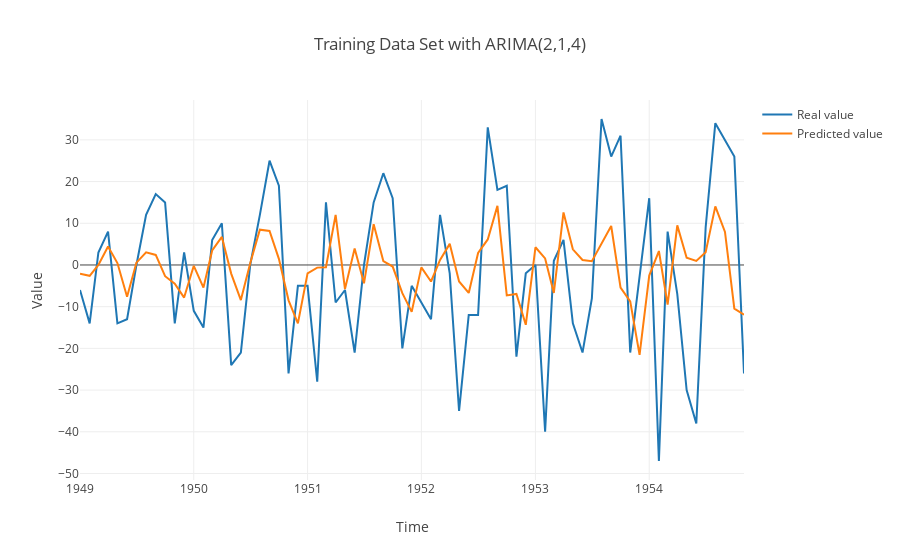

The code cell stored with this chart in its notebook:
### Code cell
arma_model = ARIMA(2,1,4)
arma_model.set_training_data_set(training_set_values)
arma_model.set_training_data_time(training_set_time)

arma_model.set_testing_data_set(testing_set_values)
arma_model.set_testing_data_time(testing_set_time)

arma_model.set_validation_data_set(validation_set_values)
arma_model.set_validation_data_time(validation_set_time)

# prediction = arma_model.get_prediction(arma_model.testing_data_set)
# prediction = arma_model.get_prediction(arma_model.validation_data_set)
prediction = arma_model.get_prediction(arma_model.training_data)


# arma_model.plot_result(arma_model.testing_data_time, arma_model.testing_data_set, prediction)
# arma_model.plot_result(arma_model.validation_data_time, arma_model.validation_data_set, prediction)
arma_model.plot_result(arma_model.training_data_time, arma_model.training_data, prediction)

### Figure 1 — Plotly figure (JSON) as saved in the notebook; plotly's stock layout.template omitted (floating-point values rounded to 4 significant figures)
{"data": [{"mode": "lines", "name": "Real value", "type": "scatter", "uid": "bd1e326c-4b75-4fe1-95a9-afa7bada336f", "x": ["1949-01", "1949-02", "1949-03", "1949-04", "1949-05", "1949-06", "1949-07", "1949-08", "1949-09", "1949-10", "1949-11", "1949-12", "1950-01", "1950-02", "1950-03", "1950-04", "1950-05", "1950-06", "1950-07", "1950-08", "1950-09", "1950-10", "1950-11", "1950-12", "1951-01", "1951-02", "1951-03", "1951-04", "1951-05", "1951-06", "1951-07", "1951-08", "1951-09", "1951-10", "1951-11", "1951-12", "1952-01", "1952-02", "1952-03", "1952-04", "1952-05", "1952-06", "1952-07", "1952-08", "1952-09", "1952-10", "1952-11", "1952-12", "1953-01", "1953-02", "1953-03", "1953-04", "1953-05", "1953-06", "1953-07", "1953-08", "1953-09", "1953-10", "1953-11", "1953-12", "1954-01", "1954-02", "1954-03", "1954-04", "1954-05", "1954-06", "1954-07", "1954-08", "1954-09", "1954-10", "1954-11", "1954-12"], "y": [-6, -14, 3, 8, -14, -13, 0, 12, 17, 15, -14, 3, -11, -15, 6, 10, -24, -21, 0, 12, 25, 19, -26, -5, -5, -28, 15, -9, -6, -21, 0, 15, 22, 16, -20, -5, -9, -13, 12, -2, -35, -12, -12, 33, 18, 19, -22, -2, 0, -40, 1, 6, -14, -21, -8, 35, 26, 31, -21, -3, 16, -47, 8, -7, -30, -38, 9, 34, 30, 26, -26]}, {"mode": "lines", "name": "Predicted value", "type": "scatter", "uid": "ed7bb757-1f16-4575-8a7e-7ce2aa8f6f7b", "x": ["1949-01", "1949-02", "1949-03", "1949-04", "1949-05", "1949-06", "1949-07", "1949-08", "1949-09", "1949-10", "1949-11", "1949-12", "1950-01", "1950-02", "1950-03", "1950-04", "1950-05", "1950-06", "1950-07", "1950-08", "1950-09", "1950-10", "1950-11", "1950-12", "1951-01", "1951-02", "1951-03", "1951-04", "1951-05", "1951-06", "1951-07", "1951-08", "1951-09", "1951-10", "1951-11", "1951-12", "1952-01", "1952-02", "1952-03", "1952-04", "1952-05", "1952-06", "1952-07", "1952-08", "1952-09", "1952-10", "1952-11", "1952-12", "1953-01", "1953-02", "1953-03", "1953-04", "1953-05", "1953-06", "1953-07", "1953-08", "1953-09", "1953-10", "1953-11", "1953-12", "1954-01", "1954-02", "1954-03", "1954-04", "1954-05", "1954-06", "1954-07", "1954-08", "1954-09", "1954-10", "1954-11", "1954-12"], "y": [-2.121, -2.594, 0.01779, 4.409, 0.4597, -7.598, 0.5543, 3.043, 2.414, -2.683, -4.472, -7.814, -0.2041, -5.429, 3.475, 6.735, -2.066, -8.41, 0.4344, 8.469, 8.171, 1.469, -8.476, -14.01, -2.021, -0.6329, -0.5525, 12.02, -5.786, 3.945, -4.4, 9.772, 0.9523, -0.3742, -6.765, -11.25, -0.57, -3.965, 1.227, 5.062, -3.956, -6.706, 2.884, 6.121, 14.17, -7.295, -6.94, -14.35, 4.248, 1.561, -6.694, 12.6, 3.747, 1.203, 0.8856, 4.977, 9.34, -5.441, -8.746, -21.55, -2.543, 3.348, -9.49, 9.489, 1.719, 0.9596, 3.069, 14.04, 7.913, -10.48, -11.91]}], "layout": {"title": "Training Data Set with ARIMA(2,1,4)", "xaxis": {"title": "Time"}, "yaxis": {"title": "Value"}}}
